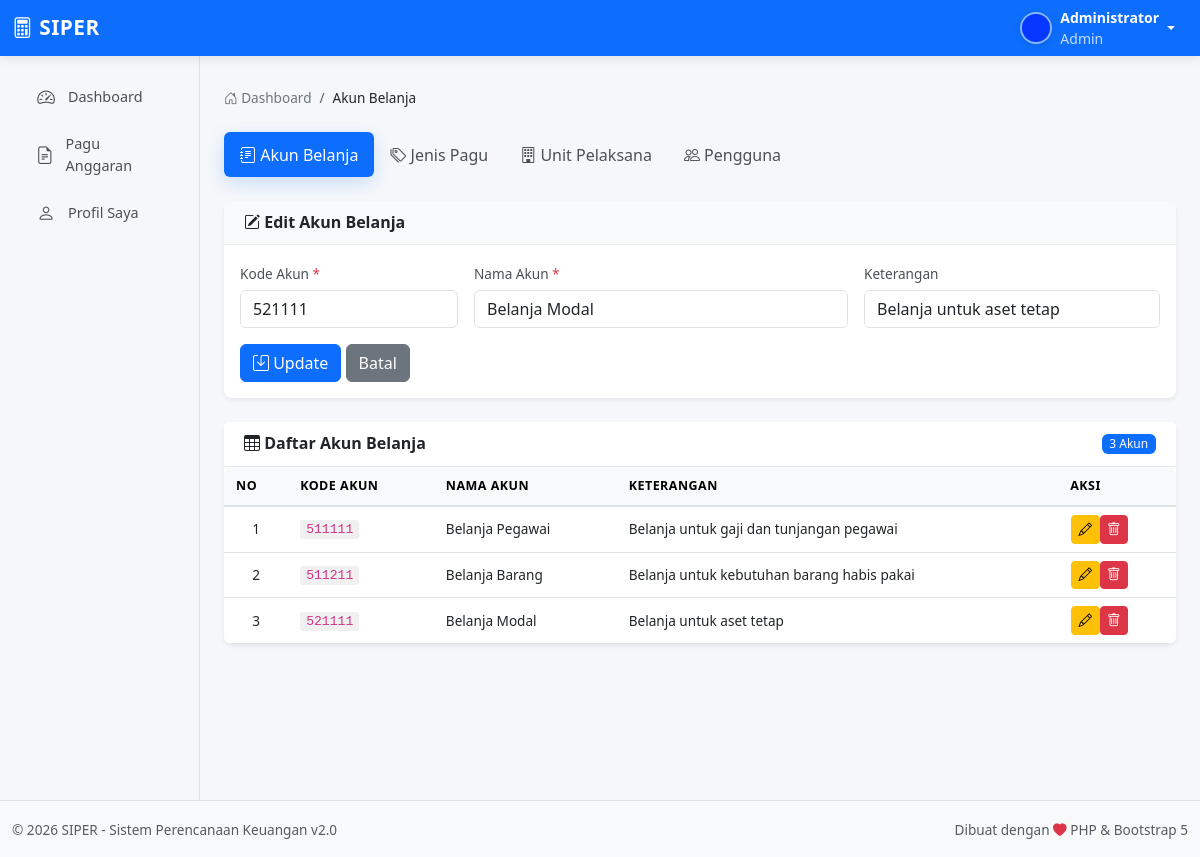
Screenshot of /master_data.php?tab=akun&action=edit&id=3 (signed in) with the database file from the repository.
### tables this page shows
CREATE TABLE IF NOT EXISTS akun_belanja (
    id INT PRIMARY KEY AUTO_INCREMENT,
    kode_akun VARCHAR(20) UNIQUE NOT NULL,
    nama_akun VARCHAR(200) NOT NULL,
    keterangan TEXT,
    created_at TIMESTAMP DEFAULT CURRENT_TIMESTAMP
);

### master_data.php (called while the page is built, shortened)
<?php
require_once 'config/security.php';
$tab = $_GET['tab'] ?? 'akun';
$action = $_GET['action'] ?? '';
$id = validate_int($_GET['id'] ?? 0);
$error = '';
$handler_file = __DIR__ . '/modules/master/' . $tab . '.php';
if (file_exists($handler_file)) {
    require_once $handler_file;
} else {
    require_once __DIR__ . '/modules/master/akun.php';
}
$titles = ['akun' => 'Akun Belanja', 'jenis' => 'Jenis Pagu', 'unit' => 'Unit Pelaksana', 'user' => 'Manajemen Pengguna'];
$page_title = $titles[$tab] ?? 'Master Data';
require_once __DIR__ . '/modules/master/templates.php';
include 'includes/header.php';
include 'includes/sidebar.php';
render_master_page($tab, $error, $data_list ?? null, $edit_data ?? null, $page_title);
include 'includes/footer.php';

### config/security.php (called while the page is built, shortened)
<?php
function h($data)
{
    return htmlspecialchars((string)$data, ENT_QUOTES | ENT_HTML5, 'UTF-8');
}
function validate_int($value, $default = 0)
{
    $value = filter_var($value, FILTER_VALIDATE_INT);
    return ($value !== false) ? $value : $default;
}

### modules/master/akun.php (called while the page is built, shortened)
<?php
$data_list = mysqli_query($conn, "SELECT * FROM akun_belanja ORDER BY kode_akun ASC");
$edit_data = ($action === 'edit' && $id > 0) ? mysqli_fetch_assoc(mysqli_query($conn, "SELECT * FROM akun_belanja WHERE id=$id")) : null;

### modules/master/templates.php (the view, shortened to what this page needs)
<?php
function render_master_page($tab, $error, $data_list, $edit_data, $page_title)
{
?>
    <main class="col-lg-10 ms-auto px-4 py-4">
        <nav aria-label="breadcrumb">
            <ol class="breadcrumb">
                <li class="breadcrumb-item"><a href="index.php"><i class="bi bi-house-door"></i> Dashboard</a></li>
                <li class="breadcrumb-item active"><?= h($page_title) ?></li>
            </ol>
        </nav>
        <ul class="nav nav-pills mb-4">
            <li class="nav-item"><a class="nav-link <?= $tab === 'akun' ? 'active' : '' ?>" href="?tab=akun"><i class="bi bi-journal-text"></i> Akun Belanja</a></li>
            <li class="nav-item"><a class="nav-link <?= $tab === 'jenis' ? 'active' : '' ?>" href="?tab=jenis"><i class="bi bi-tags"></i> Jenis Pagu</a></li>
            <li class="nav-item"><a class="nav-link <?= $tab === 'unit' ? 'active' : '' ?>" href="?tab=unit"><i class="bi bi-building"></i> Unit Pelaksana</a></li>
            <li class="nav-item"><a class="nav-link <?= $tab === 'user' ? 'active' : '' ?>" href="?tab=user"><i class="bi bi-people"></i> Pengguna</a></li>
        </ul>
        <?php
        $fn = 'render_' . $tab . '_content';
        if (function_exists($fn)) $fn($data_list, $edit_data);
        ?>
    </main>
<?php
}
function form_header($edit_data, $icon_add, $icon_edit, $title)
{
    $is_edit = !empty($edit_data);
    echo '<div class="card mb-4 shadow-sm"><div class="card-header bg-light"><h5 class="mb-0"><i class="bi bi-' . ($is_edit ? $icon_edit : $icon_add) . '"></i> ' . ($is_edit ? 'Edit' : 'Tambah') . ' ' . h($title) . '</h5></div><div class="card-body">';
}
function form_footer($edit_data, $tab)
{
    echo '<button type="submit" class="btn btn-primary"><i class="bi bi-save"></i> ' . ($edit_data ? 'Update' : 'Simpan') . '</button>';
    if ($edit_data) echo ' <a href="?tab=' . h($tab) . '" class="btn btn-secondary">Batal</a>';
    echo '</div></div>';
}
function table_header($title, $count, $badge, $label)
{
    echo '<div class="card-header bg-white d-flex justify-content-between align-items-center"><h5 class="mb-0"><i class="bi bi-table"></i> ' . h($title) . '</h5><span class="badge ' . $badge . '">' . $count . ' ' . h($label) . '</span></div>';
}
function render_akun_content($data_list, $edit_data)
{
    $total = mysqli_num_rows($data_list);
    mysqli_data_seek($data_list, 0);
?>
    <form method="POST" action="" autocomplete="off">
        <?php form_header($edit_data, 'plus-circle', 'pencil-square', 'Akun Belanja'); ?>
        <div class="row g-3 mb-3">
            <div class="col-md-3"><label class="form-label">Kode Akun <span class="text-danger">*</span></label><input type="text" name="kode_akun" class="form-control" required pattern="[0-9]+" value="<?= h($edit_data['kode_akun'] ?? '') ?>"></div>
            <div class="col-md-5"><label class="form-label">Nama Akun <span class="text-danger">*</span></label><input type="text" name="nama_akun" class="form-control" required value="<?= h($edit_data['nama_akun'] ?? '') ?>"></div>
            <div class="col-md-4"><label class="form-label">Keterangan</label><input type="text" name="keterangan" class="form-control" value="<?= h($edit_data['keterangan'] ?? '') ?>"></div>
        </div>
        <?php form_footer($edit_data, 'akun'); ?>
    </form>
    <div class="card shadow-sm">
        <?php table_header('Daftar Akun Belanja', $total, 'bg-primary', 'Akun'); ?>
        <div class="card-body p-0">
            <div class="table-responsive">
                <table class="table table-hover mb-0">
                    <thead class="table-light">
                        <tr>
                            <th>No</th>
                            <th>Kode Akun</th>
                            <th>Nama Akun</th>
                            <th>Keterangan</th>
                            <th>Aksi</th>
                        </tr>
                    </thead>
                    <tbody>
                        <?php if ($total > 0): $no = 1;
                            while ($row = mysqli_fetch_assoc($data_list)): ?>
                                <tr>
                                    <td class="text-center"><?= $no++ ?></td>
                                    <td><code><?= h($row['kode_akun']) ?></code></td>
                                    <td><?= h($row['nama_akun']) ?></td>
                                    <td><?= h($row['keterangan'] ?? '-') ?></td>
                                    <td>
                                        <div class="btn-group btn-group-sm"><a href="?tab=akun&action=edit&id=<?= $row['id'] ?>" class="btn btn-warning"><i class="bi bi-pencil"></i></a><a href="?tab=akun&action=delete&id=<?= $row['id'] ?>" class="btn btn-danger" onclick="return confirmDelete('Yakin hapus?')"><i class="bi bi-trash"></i></a></div>
                                    </td>
                                </tr>
                            <?php endwhile;
                        else: ?>
                            <tr>
                                <td colspan="5" class="text-center py-4 text-muted"><i class="bi bi-inbox fs-3 d-block mb-2"></i>Belum ada data</td>
                            </tr>
                        <?php endif; ?>
                    </tbody>
                </table>
            </div>
        </div>
    </div>
<?php
}
?>

### assets/css/style.css (style rules this page uses)
:root { --sidebar-width: 250px; --navbar-height: 56px; --primary-color: #0d6efd; --success-color: #198754; --danger-color: #dc3545; --warning-color: #ffc107; --info-color: #0dcaf0; --border-color: #dee2e6; --bg-light: #f8f9fa; }
body { font-family: 'Segoe UI', Tahoma, Geneva, Verdana, sans-serif; background-color: #f5f7fa; min-height: 100vh; overflow-x: hidden; }
main { min-height: calc(100vh - var(--navbar-height)); background-color: #f5f7fa; padding-top: 1.5rem !important; padding-bottom: 2rem !important; }
.breadcrumb { font-size: 0.85rem; background: transparent; padding: 0.5rem 0; margin-bottom: 1rem; }
.breadcrumb-item a { color: #6c757d; text-decoration: none; }
.breadcrumb-item.active { color: #212529; font-weight: 500; }
.card { border: none; box-shadow: 0 1px 3px rgba(0, 0, 0, 0.08); margin-bottom: 1rem; border-radius: 0.5rem; transition: box-shadow 0.2s ease; }
.card-header { background-color: #ffffff; border-bottom: 1px solid #eee; padding: 0.75rem 1.25rem; font-weight: 600; }
.card-header h5 { font-size: 1rem; font-weight: 600; margin: 0; }
.table { font-size: 0.85rem; margin-bottom: 0; }
.table th { font-weight: 600; font-size: 0.78rem; text-transform: uppercase; letter-spacing: 0.5px; white-space: nowrap; background-color: #f8f9fa; border-bottom: 2px solid var(--border-color); padding: 0.6rem 0.75rem; }
.table td { vertical-align: middle; padding: 0.5rem 0.75rem; }
.table code { background: #f0f0f0; padding: 2px 6px; border-radius: 3px; font-size: 0.82rem; color: #d63384; }
.table-responsive { -webkit-overflow-scrolling: touch; border-radius: 0.5rem; }
.badge { font-weight: 500; font-size: 0.75rem; padding: 0.35em 0.65em; border-radius: 0.375rem; }
.btn { font-weight: 500; border-radius: 0.375rem; }
.btn-group-sm > .btn { padding: 0.2rem 0.4rem; font-size: 0.75rem; border-radius: 0.25rem !important; margin: 0 1px; }
.btn-group-sm > .btn i { font-size: 0.85rem; }
.form-label { font-weight: 500; font-size: 0.85rem; margin-bottom: 0.3rem; color: #495057; }
.nav-pills .nav-link { color: #495057; border-radius: 0.375rem; transition: all 0.2s; font-weight: 500; padding: 0.65rem 1rem; }
.nav-pills .nav-link.active { background-color: var(--primary-color); color: #ffffff; box-shadow: 0 6px 18px rgba(13, 110, 253, 0.18); }
.card-header { border-bottom: 1px solid #e9ecef; }
.card { animation: fadeInUp 0.3s ease; }

### rows the page displays
akun_belanja: kode_akun "521111", nama_akun "Belanja Modal", keterangan "Belanja untuk aset tetap"
akun_belanja: kode_akun "511111", nama_akun "Belanja Pegawai", keterangan "Belanja untuk gaji dan tunjangan pegawai"
akun_belanja: kode_akun "511211", nama_akun "Belanja Barang", keterangan "Belanja untuk kebutuhan barang habis pakai"

### other values shown
$_SESSION['nama_lengkap'] "Administrator"
$_SESSION['role'] "Admin"
$page_title "Akun Belanja"
$title "Akun Belanja"
$title "Daftar Akun Belanja"
$count "3"
$label "Akun"
